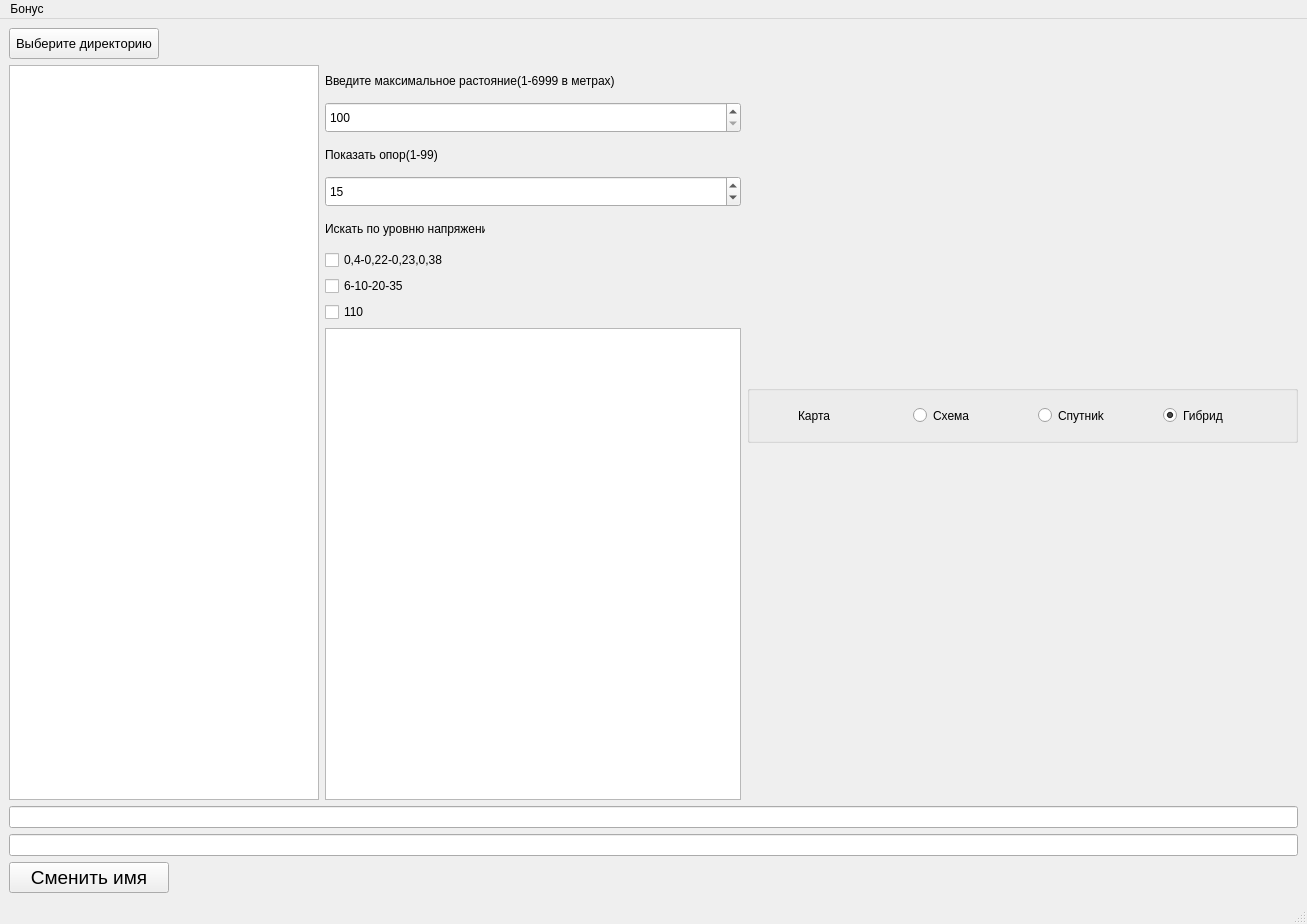
<?xml version="1.0" encoding="UTF-8"?>
<ui version="4.0">
 <class>MainWindow</class>
 <widget class="QMainWindow" name="MainWindow">
  <property name="geometry">
   <rect>
    <x>0</x>
    <y>0</y>
    <width>1307</width>
    <height>923</height>
   </rect>
  </property>
  <property name="windowTitle">
   <string>MainWindow</string>
  </property>
  <widget class="QWidget" name="centralwidget">
   <layout class="QHBoxLayout" name="horizontalLayout_2">
    <item>
     <layout class="QGridLayout" name="gridLayout">
      <item row="0" column="0">
       <layout class="QHBoxLayout" name="horizontalLayout">
        <item>
         <layout class="QVBoxLayout" name="verticalLayout">
          <item>
           <widget class="QPushButton" name="pushButtonDir">
            <property name="minimumSize">
             <size>
              <width>150</width>
              <height>31</height>
             </size>
            </property>
            <property name="maximumSize">
             <size>
              <width>150</width>
              <height>31</height>
             </size>
            </property>
            <property name="font">
             <font>
              <pointsize>10</pointsize>
             </font>
            </property>
            <property name="text">
             <string>Выберите директорию</string>
            </property>
           </widget>
          </item>
          <item>
           <widget class="QListView" name="listView">
            <property name="minimumSize">
             <size>
              <width>300</width>
              <height>0</height>
             </size>
            </property>
            <property name="maximumSize">
             <size>
              <width>16777215</width>
              <height>16777215</height>
             </size>
            </property>
           </widget>
          </item>
         </layout>
        </item>
        <item>
         <layout class="QVBoxLayout" name="verticalLayout_5">
          <item>
           <widget class="QLabel" name="label">
            <property name="minimumSize">
             <size>
              <width>80</width>
              <height>31</height>
             </size>
            </property>
            <property name="maximumSize">
             <size>
              <width>16777215</width>
              <height>31</height>
             </size>
            </property>
            <property name="text">
             <string/>
            </property>
           </widget>
          </item>
          <item>
           <widget class="QLabel" name="label_3">
            <property name="minimumSize">
             <size>
              <width>300</width>
              <height>31</height>
             </size>
            </property>
            <property name="maximumSize">
             <size>
              <width>300</width>
              <height>36</height>
             </size>
            </property>
            <property name="text">
             <string>Введите максимальное растояние(1-6999 в метрах)</string>
            </property>
           </widget>
          </item>
          <item>
           <widget class="QSpinBox" name="spinBox">
            <property name="minimumSize">
             <size>
              <width>91</width>
              <height>31</height>
             </size>
            </property>
            <property name="minimum">
             <number>100</number>
            </property>
            <property name="maximum">
             <number>6999</number>
            </property>
           </widget>
          </item>
          <item>
           <widget class="QLabel" name="label_4">
            <property name="minimumSize">
             <size>
              <width>130</width>
              <height>31</height>
             </size>
            </property>
            <property name="maximumSize">
             <size>
              <width>130</width>
              <height>36</height>
             </size>
            </property>
            <property name="text">
             <string>Показать опор(1-99)</string>
            </property>
           </widget>
          </item>
          <item>
           <widget class="QSpinBox" name="spinBox_2">
            <property name="minimumSize">
             <size>
              <width>51</width>
              <height>31</height>
             </size>
            </property>
            <property name="minimum">
             <number>1</number>
            </property>
            <property name="singleStep">
             <number>1</number>
            </property>
            <property name="value">
             <number>15</number>
            </property>
           </widget>
          </item>
          <item>
           <widget class="QLabel" name="label_5">
            <property name="minimumSize">
             <size>
              <width>160</width>
              <height>31</height>
             </size>
            </property>
            <property name="maximumSize">
             <size>
              <width>160</width>
              <height>36</height>
             </size>
            </property>
            <property name="text">
             <string>Искать по уровню напряжения</string>
            </property>
           </widget>
          </item>
          <item>
           <widget class="QCheckBox" name="checkBox04">
            <property name="text">
             <string>0,4-0,22-0,23,0,38</string>
            </property>
           </widget>
          </item>
          <item>
           <widget class="QCheckBox" name="checkBox6_10">
            <property name="text">
             <string>6-10-20-35</string>
            </property>
           </widget>
          </item>
          <item>
           <widget class="QCheckBox" name="checkBox110">
            <property name="text">
             <string>110</string>
            </property>
           </widget>
          </item>
          <item>
           <widget class="QTableWidget" name="tableWidget">
            <property name="minimumSize">
             <size>
              <width>416</width>
              <height>291</height>
             </size>
            </property>
           </widget>
          </item>
         </layout>
        </item>
        <item>
         <layout class="QGridLayout" name="gridLayout_3">
          <item row="1" column="0">
           <layout class="QGridLayout" name="gridLayout_4">
            <item row="0" column="0">
             <widget class="QGroupBox" name="group">
              <property name="title">
               <string/>
              </property>
              <layout class="QHBoxLayout" name="horizontalLayout_9">
               <item>
                <widget class="QLabel" name="lbl2">
                 <property name="maximumSize">
                  <size>
                   <width>70</width>
                   <height>16777215</height>
                  </size>
                 </property>
                 <property name="text">
                  <string>Карта</string>
                 </property>
                </widget>
               </item>
               <item>
                <widget class="QRadioButton" name="rbtn1">
                 <property name="minimumSize">
                  <size>
                   <width>80</width>
                   <height>31</height>
                  </size>
                 </property>
                 <property name="maximumSize">
                  <size>
                   <width>80</width>
                   <height>31</height>
                  </size>
                 </property>
                 <property name="text">
                  <string>Схема</string>
                 </property>
                </widget>
               </item>
               <item>
                <widget class="QRadioButton" name="rbtn2">
                 <property name="minimumSize">
                  <size>
                   <width>80</width>
                   <height>31</height>
                  </size>
                 </property>
                 <property name="maximumSize">
                  <size>
                   <width>80</width>
                   <height>31</height>
                  </size>
                 </property>
                 <property name="text">
                  <string>Спутниk</string>
                 </property>
                </widget>
               </item>
               <item>
                <widget class="QRadioButton" name="rbtn3">
                 <property name="minimumSize">
                  <size>
                   <width>80</width>
                   <height>31</height>
                  </size>
                 </property>
                 <property name="maximumSize">
                  <size>
                   <width>80</width>
                   <height>31</height>
                  </size>
                 </property>
                 <property name="text">
                  <string>Гибрид</string>
                 </property>
                 <property name="checked">
                  <bool>true</bool>
                 </property>
                </widget>
               </item>
              </layout>
             </widget>
            </item>
           </layout>
          </item>
          <item row="0" column="0">
           <widget class="QLabel" name="label_2">
            <property name="minimumSize">
             <size>
              <width>351</width>
              <height>351</height>
             </size>
            </property>
            <property name="text">
             <string/>
            </property>
           </widget>
          </item>
          <item row="2" column="0">
           <widget class="QLabel" name="lbl">
            <property name="minimumSize">
             <size>
              <width>551</width>
              <height>351</height>
             </size>
            </property>
            <property name="text">
             <string/>
            </property>
           </widget>
          </item>
         </layout>
        </item>
       </layout>
      </item>
      <item row="1" column="0">
       <layout class="QVBoxLayout" name="verticalLayout_2">
        <item>
         <widget class="QLineEdit" name="lineEditTo">
          <property name="readOnly">
           <bool>true</bool>
          </property>
         </widget>
        </item>
        <item>
         <widget class="QLineEdit" name="lineEditFrom"/>
        </item>
        <item>
         <widget class="QPushButton" name="pushButton1">
          <property name="minimumSize">
           <size>
            <width>150</width>
            <height>31</height>
           </size>
          </property>
          <property name="maximumSize">
           <size>
            <width>160</width>
            <height>36</height>
           </size>
          </property>
          <property name="font">
           <font>
            <pointsize>14</pointsize>
           </font>
          </property>
          <property name="text">
           <string>Сменить имя</string>
          </property>
         </widget>
        </item>
       </layout>
      </item>
     </layout>
    </item>
   </layout>
  </widget>
  <widget class="QStatusBar" name="statusbar"/>
  <widget class="QMenuBar" name="menubar">
   <property name="geometry">
    <rect>
     <x>0</x>
     <y>0</y>
     <width>1307</width>
     <height>21</height>
    </rect>
   </property>
   <widget class="QMenu" name="menu_2">
    <property name="title">
     <string>Бонус</string>
    </property>
    <addaction name="action_6"/>
   </widget>
   <addaction name="menu_2"/>
  </widget>
  <action name="action_4">
   <property name="text">
    <string>О программе</string>
   </property>
  </action>
  <action name="action_5">
   <property name="text">
    <string>Про Автора</string>
   </property>
  </action>
  <action name="action_6">
   <property name="text">
    <string>Шрифт</string>
   </property>
  </action>
 </widget>
 <resources/>
 <connections/>
</ui>
